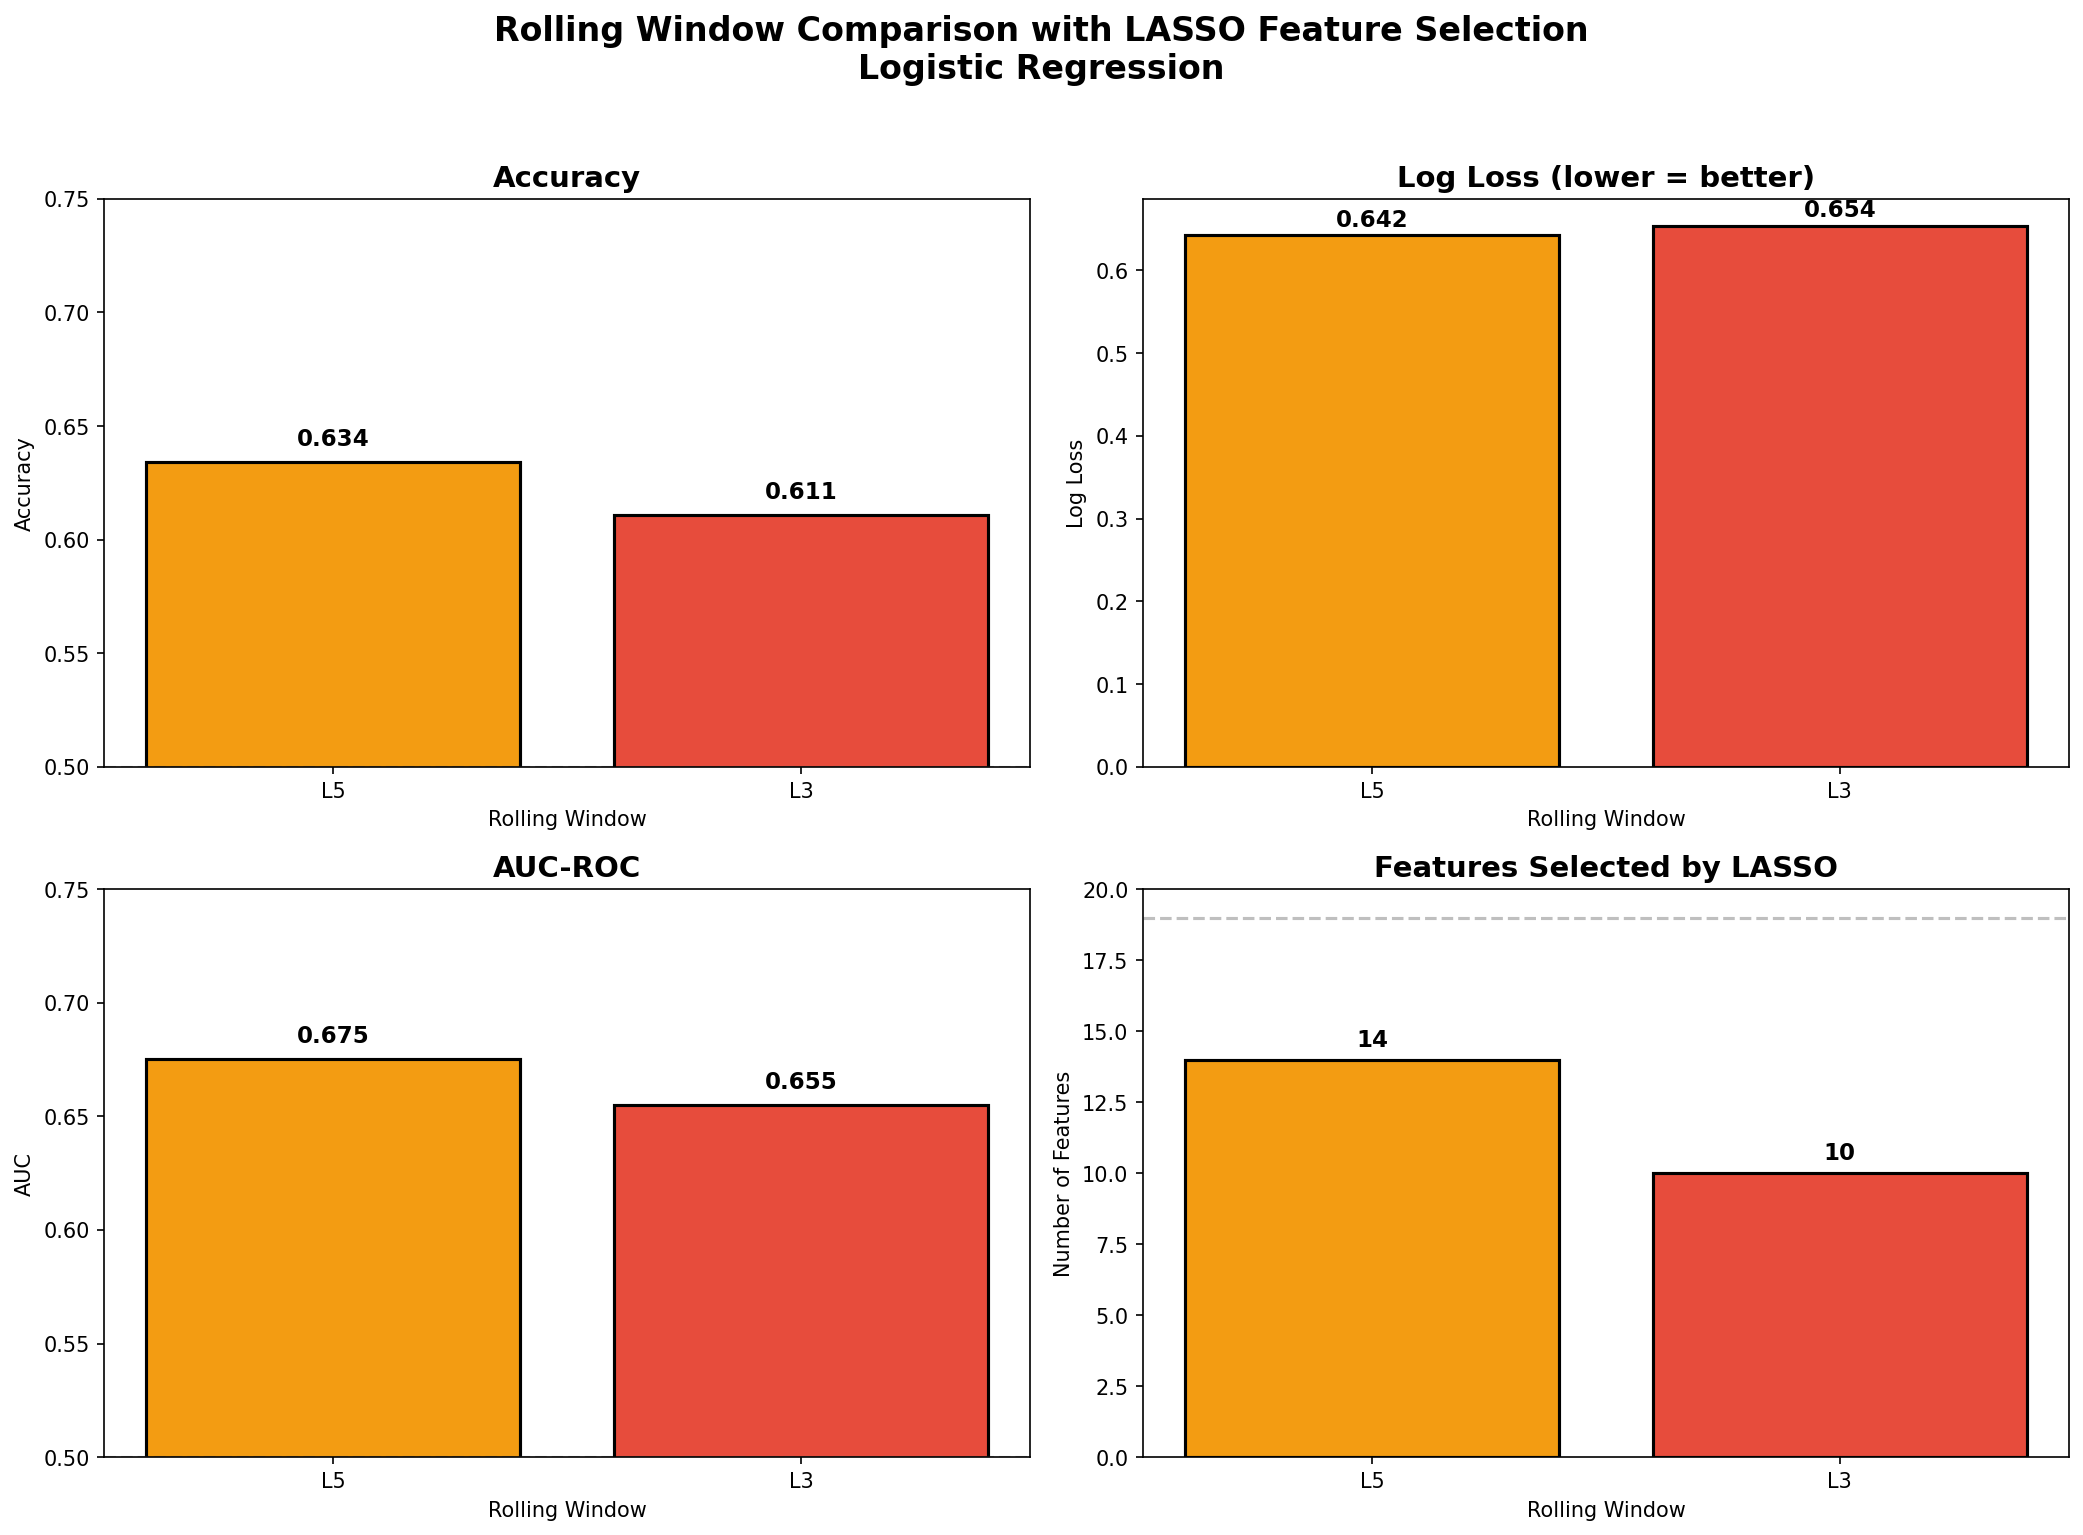

Recreate this plot in Python.
"""
Rolling Window Comparison - L3 vs L5 vs L10

This script:
1. Loads all 3 datasets (L3, L5, L10)
2. Uses LASSO (L1) for automatic feature selection
3. Creates logistic regression models using Pipeline with StandardScaler
4. Evaluates each model on test data
5. Compares performance across window sizes
"""

import pandas as pd
import numpy as np
import matplotlib.pyplot as plt
from sklearn.linear_model import LogisticRegression, LogisticRegressionCV
from sklearn.pipeline import make_pipeline, Pipeline
from sklearn.preprocessing import StandardScaler
from sklearn.metrics import accuracy_score, log_loss, roc_auc_score
import warnings
warnings.filterwarnings('ignore')

print("=" * 70)
print("ROLLING WINDOW COMPARISON: L3 vs L5 vs L10")
print("With LASSO Feature Selection")
print("=" * 70)

# =============================================================================
# 1. Load Datasets
# =============================================================================
print("\n[1] Loading datasets...")

datasets = {
    'L3': 'nba_matchups_with_features_L3.csv',
    'L5': 'nba_matchups_with_features_L5.csv',
    'L10': 'nba_matchups_with_features.csv'
}

data = {}
for name, filename in datasets.items():
    try:
        data[name] = pd.read_csv(filename)
        print(f"  ✓ {name}: {len(data[name]):,} rows loaded from {filename}")
    except FileNotFoundError:
        print(f"  ✗ {name}: {filename} not found - run the data wrangling notebook first!")

# =============================================================================
# 2. Define Feature Sets
# =============================================================================
print("\n[2] Defining features...")

def get_features(suffix):
    """Get feature names for a given window suffix (L3, L5, L10)"""
    return [
        f'off_rtg_{suffix}_diff',
        f'def_rtg_{suffix}_diff', 
        f'net_rtg_{suffix}_diff',
        f'efg_pct_{suffix}_diff',
        f'3p_pct_{suffix}_diff',
        f'3pa_rate_{suffix}_diff',
        f'win_pct_{suffix}_diff',
        f'pace_{suffix}_diff',
        f'to_pct_{suffix}_diff',
        f'ft_rate_{suffix}_diff',
        f'oreb_pct_{suffix}_diff',
        f'ast_ratio_{suffix}_diff',
        f'stl_pct_{suffix}_diff',
        f'blk_pct_{suffix}_diff',
        f'pts_std_{suffix}_diff',
        'win_streak_diff',
        'rest_advantage',
        'is_b2b_home',
        'is_b2b_away'
    ]

# =============================================================================
# 3. Train and Evaluate Models with LASSO Feature Selection
# =============================================================================
print("\n[3] Training models with LASSO feature selection...")
print("    Pipeline: StandardScaler → LASSO LogisticRegression")

results = []
models = {}
feature_selection_results = {}

for window_name, df in data.items():
    print(f"\n{'─' * 60}")
    print(f"  {window_name} ROLLING WINDOW")
    print(f"{'─' * 60}")
    
    # Get features for this window
    features = get_features(window_name)
    
    # Check available features
    available = [f for f in features if f in df.columns]
    missing = [f for f in features if f not in df.columns]
    
    if missing:
        print(f"  Warning: Missing features: {missing}")
    
    print(f"  Starting features: {len(available)}")
    
    # Prepare X and y
    df_clean = df.dropna(subset=available + ['win_away', 'season'])
    X = df_clean[available]
    y = df_clean['win_away']
    seasons = df_clean['season']
    
    # Time-based train/test split
    # Train: 2022, 2023, 2024 | Test: 2025
    train_mask = seasons.isin([2022, 2023, 2024])
    test_mask = seasons == 2025
    
    X_train, X_test = X[train_mask], X[test_mask]
    y_train, y_test = y[train_mask], y[test_mask]
    
    print(f"  Train: {len(X_train):,} games (2022-2024)")
    print(f"  Test:  {len(X_test):,} games (2025)")
    
    # ===========================================
    # STEP 1: Scale features first
    # ===========================================
    scaler = StandardScaler()
    X_train_scaled = scaler.fit_transform(X_train)
    X_test_scaled = scaler.transform(X_test)
    
    # ===========================================
    # STEP 2: LASSO with Cross-Validation
    # Find optimal regularization strength (C)
    # ===========================================
    print(f"\n  Running LASSO with 5-fold CV to find optimal C...")
    
    lasso_cv = LogisticRegressionCV(
        penalty='l1',
        solver='saga',
        Cs=20,              # Test 20 different regularization strengths
        cv=5,               # 5-fold cross-validation
        max_iter=2000,
        random_state=42,
        scoring='neg_log_loss'  # Optimize for log loss
    )
    
    lasso_cv.fit(X_train_scaled, y_train)
    
    # Get the optimal C value
    optimal_C = lasso_cv.C_[0]
    print(f"  Optimal C (regularization): {optimal_C:.4f}")
    
    # ===========================================
    # STEP 3: Analyze selected features
    # ===========================================
    coefficients = lasso_cv.coef_[0]
    
    # Features with non-zero coefficients are "selected"
    selected_mask = coefficients != 0
    selected_features = [f for f, selected in zip(available, selected_mask) if selected]
    dropped_features = [f for f, selected in zip(available, selected_mask) if not selected]
    
    print(f"\n  LASSO Feature Selection Results:")
    print(f"  ├── Selected: {len(selected_features)}/{len(available)} features")
    print(f"  └── Dropped:  {len(dropped_features)} features")
    
    if dropped_features:
        print(f"\n  Dropped features (coefficient = 0):")
        for f in dropped_features:
            print(f"      ✗ {f}")
    
    # Store feature selection info
    feature_selection_results[window_name] = {
        'selected': selected_features,
        'dropped': dropped_features,
        'coefficients': dict(zip(available, coefficients)),
        'optimal_C': optimal_C
    }
    
    # ===========================================
    # STEP 4: Create final pipeline with optimal C
    # ===========================================
    final_pipeline = make_pipeline(
        StandardScaler(),
        LogisticRegression(
            penalty='l1',
            solver='saga',
            C=optimal_C,
            max_iter=2000,
            random_state=42
        )
    )
    
    # Fit the final pipeline
    final_pipeline.fit(X_train, y_train)
    
    # Store model
    models[window_name] = final_pipeline
    
    # ===========================================
    # STEP 5: Evaluate on test data
    # ===========================================
    y_pred = final_pipeline.predict(X_test)
    y_prob = final_pipeline.predict_proba(X_test)[:, 1]
    
    # Calculate metrics
    acc = accuracy_score(y_test, y_pred)
    ll = log_loss(y_test, y_prob)
    auc = roc_auc_score(y_test, y_prob)
    
    print(f"\n  Results on 2025 Test Set:")
    print(f"  ├── Accuracy:  {acc:.4f} ({acc*100:.2f}%)")
    print(f"  ├── Log Loss:  {ll:.4f}")
    print(f"  └── AUC:       {auc:.4f}")
    
    # Store results
    results.append({
        'Window': window_name,
        'Features_Selected': len(selected_features),
        'Features_Total': len(available),
        'Train_Size': len(X_train),
        'Test_Size': len(X_test),
        'Optimal_C': optimal_C,
        'Accuracy': acc,
        'Log_Loss': ll,
        'AUC': auc
    })

# =============================================================================
# 4. Summary Comparison
# =============================================================================
print("\n" + "=" * 70)
print("SUMMARY COMPARISON")
print("=" * 70)

results_df = pd.DataFrame(results)
results_df = results_df.sort_values('Accuracy', ascending=False)

print("\n" + results_df.to_string(index=False))

# Find best model
best_acc = results_df.loc[results_df['Accuracy'].idxmax()]
best_ll = results_df.loc[results_df['Log_Loss'].idxmin()]
best_auc = results_df.loc[results_df['AUC'].idxmax()]

print(f"\n🏆 Best by Accuracy:  {best_acc['Window']} ({best_acc['Accuracy']:.4f})")
print(f"🏆 Best by Log Loss:  {best_ll['Window']} ({best_ll['Log_Loss']:.4f})")
print(f"🏆 Best by AUC:       {best_auc['Window']} ({best_auc['AUC']:.4f})")

# =============================================================================
# 5. Feature Selection Summary
# =============================================================================
print("\n" + "=" * 70)
print("FEATURE SELECTION SUMMARY (LASSO)")
print("=" * 70)

# Create a comparison of which features were selected across windows
all_base_features = [
    'off_rtg_diff', 'def_rtg_diff', 'net_rtg_diff',
    'efg_pct_diff', '3p_pct_diff', '3pa_rate_diff',
    'win_pct_diff', 'pace_diff', 'to_pct_diff', 'ft_rate_diff',
    'oreb_pct_diff', 'ast_ratio_diff', 'stl_pct_diff', 'blk_pct_diff',
    'pts_std_diff', 'win_streak_diff', 'rest_advantage', 'is_b2b_home', 'is_b2b_away'
]

print("\nFeature Selection Across Windows:")
print("-" * 70)
print(f"{'Feature':<25} {'L3':^10} {'L5':^10} {'L10':^10}")
print("-" * 70)

for base_feat in all_base_features:
    row = f"{base_feat:<25}"
    for window in ['L3', 'L5', 'L10']:
        if window in feature_selection_results:
            # Handle features with window suffix
            if base_feat in ['win_streak_diff', 'rest_advantage', 'is_b2b_home', 'is_b2b_away']:
                feat_name = base_feat
            else:
                feat_name = base_feat.replace('_diff', f'_{window}_diff')
            
            coef = feature_selection_results[window]['coefficients'].get(feat_name, 0)
            if coef != 0:
                row += f"{'✓':^10}"
            else:
                row += f"{'✗':^10}"
        else:
            row += f"{'N/A':^10}"
    print(row)

print("-" * 70)

# Show which features are consistently selected
print("\nConsistently Selected Features (across all windows):")
consistent_features = []
for base_feat in all_base_features:
    selected_count = 0
    for window in ['L3', 'L5', 'L10']:
        if window in feature_selection_results:
            if base_feat in ['win_streak_diff', 'rest_advantage', 'is_b2b_home', 'is_b2b_away']:
                feat_name = base_feat
            else:
                feat_name = base_feat.replace('_diff', f'_{window}_diff')
            
            coef = feature_selection_results[window]['coefficients'].get(feat_name, 0)
            if coef != 0:
                selected_count += 1
    
    if selected_count == 3:
        consistent_features.append(base_feat)
        print(f"  ✓ {base_feat}")

if not consistent_features:
    print("  (No features selected by all 3 window sizes)")

# =============================================================================
# 6. Visualization
# =============================================================================
print("\n[6] Creating visualizations...")

fig, axes = plt.subplots(2, 2, figsize=(14, 10))

# Color scheme
colors = {'L3': '#e74c3c', 'L5': '#f39c12', 'L10': '#3498db'}

# Plot 1: Accuracy
ax1 = axes[0, 0]
bar_colors = [colors[w] for w in results_df['Window']]
bars1 = ax1.bar(results_df['Window'], results_df['Accuracy'], color=bar_colors, edgecolor='black', linewidth=1.5)
ax1.set_title('Accuracy', fontsize=14, fontweight='bold')
ax1.set_ylabel('Accuracy')
ax1.set_xlabel('Rolling Window')
ax1.set_ylim([0.5, 0.75])
ax1.axhline(y=0.5, color='gray', linestyle='--', alpha=0.5, label='Random guess')
for bar, val in zip(bars1, results_df['Accuracy']):
    ax1.text(bar.get_x() + bar.get_width()/2, bar.get_height() + 0.005, 
             f'{val:.3f}', ha='center', va='bottom', fontsize=11, fontweight='bold')

# Plot 2: Log Loss
ax2 = axes[0, 1]
bars2 = ax2.bar(results_df['Window'], results_df['Log_Loss'], color=bar_colors, edgecolor='black', linewidth=1.5)
ax2.set_title('Log Loss (lower = better)', fontsize=14, fontweight='bold')
ax2.set_ylabel('Log Loss')
ax2.set_xlabel('Rolling Window')
for bar, val in zip(bars2, results_df['Log_Loss']):
    ax2.text(bar.get_x() + bar.get_width()/2, bar.get_height() + 0.005, 
             f'{val:.3f}', ha='center', va='bottom', fontsize=11, fontweight='bold')

# Plot 3: AUC
ax3 = axes[1, 0]
bars3 = ax3.bar(results_df['Window'], results_df['AUC'], color=bar_colors, edgecolor='black', linewidth=1.5)
ax3.set_title('AUC-ROC', fontsize=14, fontweight='bold')
ax3.set_ylabel('AUC')
ax3.set_xlabel('Rolling Window')
ax3.set_ylim([0.5, 0.75])
ax3.axhline(y=0.5, color='gray', linestyle='--', alpha=0.5, label='Random guess')
for bar, val in zip(bars3, results_df['AUC']):
    ax3.text(bar.get_x() + bar.get_width()/2, bar.get_height() + 0.005, 
             f'{val:.3f}', ha='center', va='bottom', fontsize=11, fontweight='bold')

# Plot 4: Features Selected
ax4 = axes[1, 1]
bars4 = ax4.bar(results_df['Window'], results_df['Features_Selected'], color=bar_colors, edgecolor='black', linewidth=1.5)
ax4.set_title('Features Selected by LASSO', fontsize=14, fontweight='bold')
ax4.set_ylabel('Number of Features')
ax4.set_xlabel('Rolling Window')
ax4.set_ylim([0, 20])
ax4.axhline(y=19, color='gray', linestyle='--', alpha=0.5, label='All features (19)')
for bar, val in zip(bars4, results_df['Features_Selected']):
    ax4.text(bar.get_x() + bar.get_width()/2, bar.get_height() + 0.3, 
             f'{int(val)}', ha='center', va='bottom', fontsize=11, fontweight='bold')

plt.suptitle('Rolling Window Comparison with LASSO Feature Selection\nLogistic Regression', 
             fontsize=16, fontweight='bold', y=1.02)
plt.tight_layout()
plt.savefig('rolling_window_comparison.png', dpi=150, bbox_inches='tight')
plt.show()

print("  ✓ Saved: rolling_window_comparison.png")

# =============================================================================
# 7. Feature Coefficients (from best model)
# =============================================================================
print("\n[7] Feature coefficients (from best model)...")

best_window = best_acc['Window']
best_pipeline = models[best_window]
logreg = best_pipeline.named_steps['logisticregression']
feature_names = get_features(best_window)
available_features = [f for f in feature_names if f in data[best_window].columns]

# Get coefficients
coef_df = pd.DataFrame({
    'Feature': available_features,
    'Coefficient': logreg.coef_[0]
})
coef_df['Abs_Coef'] = coef_df['Coefficient'].abs()
coef_df['Selected'] = coef_df['Coefficient'] != 0
coef_df = coef_df.sort_values('Abs_Coef', ascending=False)

print(f"\nFeature Coefficients ({best_window} model, sorted by importance):")
print("-" * 65)
print(f"{'Feature':<30} {'Coefficient':>12} {'Selected':>10}")
print("-" * 65)
for _, row in coef_df.iterrows():
    status = "✓" if row['Selected'] else "✗ (dropped)"
    direction = ""
    if row['Coefficient'] > 0:
        direction = "↑ Away"
    elif row['Coefficient'] < 0:
        direction = "↓ Home"
    print(f"{row['Feature']:<30} {row['Coefficient']:>+12.4f} {status:>10} {direction}")

# =============================================================================
# 8. Save Results
# =============================================================================
print("\n[8] Saving results...")

results_df.to_csv('rolling_window_results.csv', index=False)
print("  ✓ Saved: rolling_window_results.csv")

coef_df.to_csv('feature_coefficients.csv', index=False)
print("  ✓ Saved: feature_coefficients.csv")

# Save feature selection summary
selection_summary = []
for window, info in feature_selection_results.items():
    for feat, coef in info['coefficients'].items():
        selection_summary.append({
            'Window': window,
            'Feature': feat,
            'Coefficient': coef,
            'Selected': coef != 0,
            'Optimal_C': info['optimal_C']
        })

selection_df = pd.DataFrame(selection_summary)
selection_df.to_csv('lasso_feature_selection.csv', index=False)
print("  ✓ Saved: lasso_feature_selection.csv")

print("\n" + "=" * 70)
print("COMPARISON COMPLETE!")
print("=" * 70)
